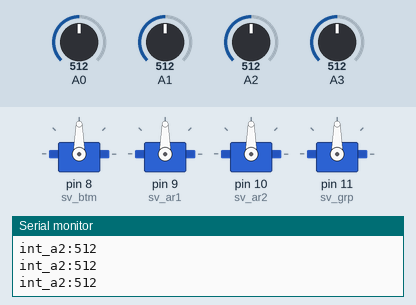
Simulated run of this sketch. Board: Arduino Uno, built with avr-gcc and run on an emulated ATmega328P. Shown: 4 × servo, the last lines printed to the serial monitor. The test bench sets the inputs (shaded band); at power-on: A2 = 512, A0 = 512, A1 = 512, A3 = 512.

Above: at 1.2 s.
1.3 s: A2 set to 790
4.3 s: A2 set to 812
At 4.76 s:
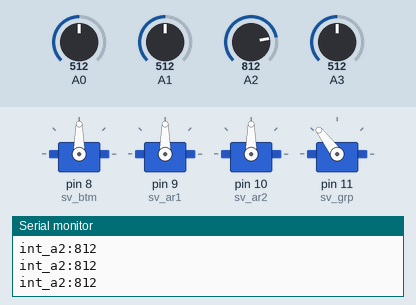
At 5.5 s:
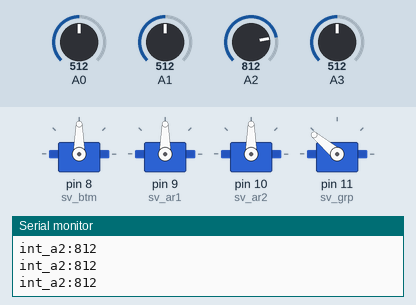
6.4 s: A0 set to 792
9.4 s: A0 set to 817
At 11.3 s:
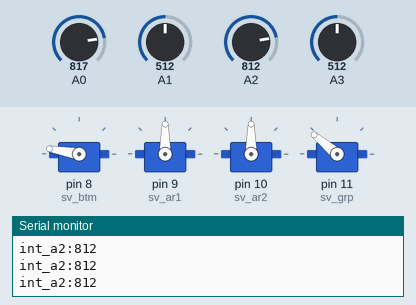
11.8 s: A1 set to 793
13.3 s: A1 set to 818
At 14.9 s:
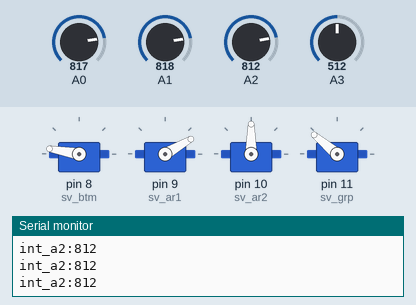
Timing chart, 0 to 16.4 s (numbered marks = the images above; inputs shaded):
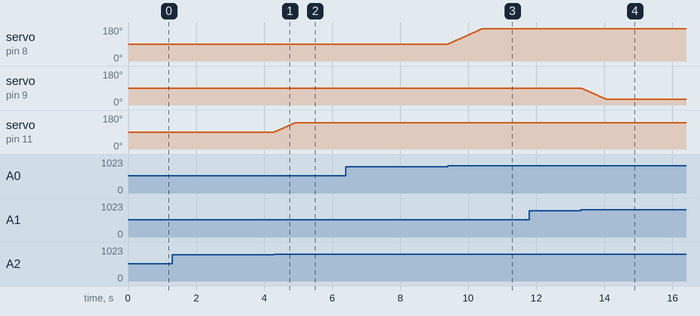

The sketch:

degree_joystick.ino
```cpp
#include <Servo.h>

Servo sv_btm;
Servo sv_ar1;
Servo sv_ar2;
Servo sv_grp;

int SENSE = 1;

int val_btm = 90;
int val_ar1 = 90;
int val_ar2 = 90;
int val_grp = 90;


void setup() {
	Serial.begin(9600);
	sv_btm.attach(8);
	sv_ar1.attach(9);
	sv_ar2.attach(10);
	sv_grp.attach(11);

	sv_btm.write(val_btm);
	sv_ar1.write(val_ar1);
	sv_ar2.write(val_ar2);
	sv_grp.write(val_grp);

}

void loop(){
	int int_a0 = analogRead(A0);
	int int_a1 = analogRead(A1);
	int int_a3 = analogRead(A3);
	int int_a2 = analogRead(A2);

	//Serial.println("int_a0:"+String(int_a0));
	//Serial.println("int_a1:"+String(int_a1));
	//Serial.println("int_a3:"+String(int_a3));
	Serial.println("int_a2:"+String(int_a2));

	if (int_a0 > 800) {
		val_btm += SENSE;
	}
	if (int_a0 < 200) {
		val_btm -= SENSE;
	}
	val_btm = constrain(val_btm, 90-80, 90+80);

	if (int_a1 > 800) {
		val_ar1 -= SENSE;
	}
	if (int_a1 < 200) {
		val_ar1 += SENSE;
	}
	val_ar1 = constrain(val_ar1, 90-60, 90+60);

	if (int_a3 > 800) {
		val_ar2 += SENSE;
	}
	if (int_a3 < 200) {
		val_ar2 -= SENSE;
	}
	val_ar2 = constrain(val_ar2, 90-60, 90+60);

	if (int_a2 > 800) {
		val_grp += SENSE;
	}
	if (int_a2 < 200) {
		val_grp -= SENSE;
	}
	val_grp = constrain(val_grp, 90, 90+50);

	sv_btm.write(val_btm);
	sv_ar1.write(val_ar1);
	sv_ar2.write(val_ar2);
	sv_grp.write(val_grp);

	delay(10);
}
```

Measured:
- the behaviour switches between 800 and 801 on A2 (found by bisection; images 0 and 1)
- the behaviour switches between 800 and 801 on A0 (found by bisection; images 2 and 3)
- the behaviour switches between 800 and 801 on A1 (found by bisection; images 3 and 4)
- after the input at 4.3 s, servo on pin 11 (sv_grp): moves from 90° to 140° over 0.61 s, starting at once
- after the input at 9.4 s, servo on pin 8 (sv_btm): moves from 90° to 170° over 0.99 s, starting at once
- after the input at 13.3 s, servo on pin 9 (sv_ar1): moves from 90° to 30° over 0.74 s, starting at once
